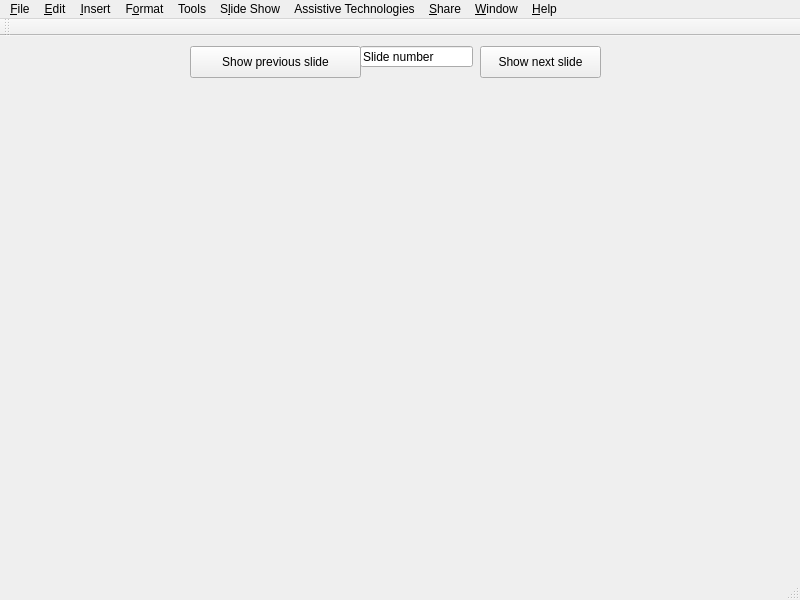
<?xml version="1.0" encoding="UTF-8"?>
<ui version="4.0">
 <class>Beamer</class>
 <widget class="QMainWindow" name="Beamer">
  <property name="geometry">
   <rect>
    <x>0</x>
    <y>0</y>
    <width>800</width>
    <height>600</height>
   </rect>
  </property>
  <property name="minimumSize">
   <size>
    <width>800</width>
    <height>600</height>
   </size>
  </property>
  <property name="windowTitle">
   <string>LaTeX Office Beamer</string>
  </property>
  <widget class="QWidget" name="centralWidget">
   <widget class="QPushButton" name="pushButton">
    <property name="geometry">
     <rect>
      <x>190</x>
      <y>10</y>
      <width>171</width>
      <height>32</height>
     </rect>
    </property>
    <property name="text">
     <string>Show previous slide</string>
    </property>
   </widget>
   <widget class="QLineEdit" name="lineEdit">
    <property name="geometry">
     <rect>
      <x>360</x>
      <y>10</y>
      <width>113</width>
      <height>21</height>
     </rect>
    </property>
    <property name="text">
     <string>Slide number</string>
    </property>
   </widget>
   <widget class="QPushButton" name="pushButton_2">
    <property name="geometry">
     <rect>
      <x>480</x>
      <y>10</y>
      <width>121</width>
      <height>32</height>
     </rect>
    </property>
    <property name="text">
     <string>Show next slide</string>
    </property>
   </widget>
  </widget>
  <widget class="QToolBar" name="mainToolBar">
   <attribute name="toolBarArea">
    <enum>TopToolBarArea</enum>
   </attribute>
   <attribute name="toolBarBreak">
    <bool>false</bool>
   </attribute>
  </widget>
  <widget class="QStatusBar" name="statusBar"/>
  <widget class="QMenuBar" name="menuBar">
   <property name="geometry">
    <rect>
     <x>0</x>
     <y>0</y>
     <width>800</width>
     <height>22</height>
    </rect>
   </property>
   <widget class="QMenu" name="menu_File">
    <property name="title">
     <string>&amp;File</string>
    </property>
    <addaction name="actionNew"/>
    <addaction name="actionOpen"/>
    <addaction name="actionClose"/>
    <addaction name="separator"/>
    <addaction name="actionSave"/>
    <addaction name="actionSave_As"/>
    <addaction name="actionSave_As_PDF"/>
    <addaction name="separator"/>
    <addaction name="actionPrint_Preview"/>
    <addaction name="actionPrint"/>
    <addaction name="separator"/>
    <addaction name="actionExit"/>
   </widget>
   <widget class="QMenu" name="menu_Edit">
    <property name="title">
     <string>&amp;Edit</string>
    </property>
    <addaction name="actionUndo"/>
    <addaction name="actionRedo"/>
    <addaction name="separator"/>
    <addaction name="actionCut"/>
    <addaction name="actionCopy"/>
    <addaction name="actionPaste"/>
    <addaction name="separator"/>
    <addaction name="actionFind"/>
   </widget>
   <widget class="QMenu" name="menu_Insert">
    <property name="title">
     <string>&amp;Insert</string>
    </property>
    <addaction name="actionEquation"/>
    <addaction name="actionPicture"/>
    <addaction name="actionTable"/>
    <addaction name="actionCode_Asset"/>
    <addaction name="separator"/>
    <addaction name="actionTable_of_Contents"/>
    <addaction name="actionBibliography"/>
   </widget>
   <widget class="QMenu" name="menuF_ormat">
    <property name="title">
     <string>F&amp;ormat</string>
    </property>
    <addaction name="actionFonts"/>
   </widget>
   <widget class="QMenu" name="menu_Share">
    <property name="title">
     <string>&amp;Share</string>
    </property>
    <addaction name="actionE_mail"/>
    <addaction name="actionDropbox"/>
    <addaction name="separator"/>
    <addaction name="actionShareSettings"/>
   </widget>
   <widget class="QMenu" name="menu_Window">
    <property name="title">
     <string>&amp;Window</string>
    </property>
    <addaction name="actionMinimize_window"/>
    <addaction name="actionMaximize"/>
    <addaction name="actionFull_Screen"/>
    <addaction name="actionMinimize_Screen"/>
    <addaction name="separator"/>
    <addaction name="actionHide_Primary_Toolbar"/>
    <addaction name="actionHide_Secondary_Toolbar"/>
    <addaction name="separator"/>
    <addaction name="actionShow_LaTeX_Code"/>
   </widget>
   <widget class="QMenu" name="menu_Help">
    <property name="title">
     <string>&amp;Help</string>
    </property>
    <addaction name="actionLaTeX_Office_Beamer_Help"/>
    <addaction name="actionLaTeX_Office_on_the_Web"/>
    <addaction name="separator"/>
    <addaction name="actionAbout_LaTeX_Office_Beamer"/>
    <addaction name="actionAbout_Qt"/>
   </widget>
   <widget class="QMenu" name="menuTools">
    <property name="title">
     <string>Tools</string>
    </property>
    <addaction name="actionPackage_Document"/>
    <addaction name="actionUnpackage_Document"/>
    <addaction name="separator"/>
    <addaction name="actionBibliography_Manager"/>
    <addaction name="actionSpelling"/>
    <addaction name="separator"/>
    <addaction name="actionCompiler_Settings"/>
    <addaction name="actionDictionary_Settings"/>
    <addaction name="actionTheme_Settings"/>
    <addaction name="actionTime_Machine_Settings"/>
   </widget>
   <widget class="QMenu" name="menuAssistive_Technologies">
    <property name="title">
     <string>Assistive Technologies</string>
    </property>
    <addaction name="actionDocument_Lock"/>
    <addaction name="actionTime_Machine"/>
    <addaction name="actionSmartKeys"/>
    <addaction name="actionSmartRemote"/>
    <addaction name="separator"/>
    <addaction name="actionCopy_Protect"/>
   </widget>
   <widget class="QMenu" name="menuS_lide_Show">
    <property name="title">
     <string>S&amp;lide Show</string>
    </property>
    <addaction name="action_View_Show"/>
   </widget>
   <addaction name="menu_File"/>
   <addaction name="menu_Edit"/>
   <addaction name="menu_Insert"/>
   <addaction name="menuF_ormat"/>
   <addaction name="menuTools"/>
   <addaction name="menuS_lide_Show"/>
   <addaction name="menuAssistive_Technologies"/>
   <addaction name="menu_Share"/>
   <addaction name="menu_Window"/>
   <addaction name="menu_Help"/>
  </widget>
  <action name="actionNew">
   <property name="enabled">
    <bool>true</bool>
   </property>
   <property name="icon">
    <iconset resource="resources.qrc">
     <normaloff>:/images/menu/new.png</normaloff>:/images/menu/new.png</iconset>
   </property>
   <property name="text">
    <string>&amp;New...</string>
   </property>
   <property name="shortcut">
    <string>Ctrl+N</string>
   </property>
  </action>
  <action name="actionOpen">
   <property name="icon">
    <iconset resource="resources.qrc">
     <normaloff>:/images/menu/open.png</normaloff>:/images/menu/open.png</iconset>
   </property>
   <property name="text">
    <string>&amp;Open...</string>
   </property>
   <property name="shortcut">
    <string>Ctrl+O</string>
   </property>
  </action>
  <action name="actionClose">
   <property name="enabled">
    <bool>false</bool>
   </property>
   <property name="text">
    <string>&amp;Close</string>
   </property>
  </action>
  <action name="actionSave">
   <property name="enabled">
    <bool>false</bool>
   </property>
   <property name="icon">
    <iconset resource="resources.qrc">
     <normaloff>:/images/menu/save.png</normaloff>:/images/menu/save.png</iconset>
   </property>
   <property name="text">
    <string>&amp;Save</string>
   </property>
   <property name="shortcut">
    <string>Ctrl+S</string>
   </property>
  </action>
  <action name="actionSave_As">
   <property name="enabled">
    <bool>false</bool>
   </property>
   <property name="text">
    <string>Save &amp;As...</string>
   </property>
  </action>
  <action name="actionDocument_Setup">
   <property name="text">
    <string>Document Setup...</string>
   </property>
  </action>
  <action name="actionPrint_Preview">
   <property name="enabled">
    <bool>false</bool>
   </property>
   <property name="icon">
    <iconset resource="resources.qrc">
     <normaloff>:/images/menu/preview.png</normaloff>:/images/menu/preview.png</iconset>
   </property>
   <property name="text">
    <string>Print Preview</string>
   </property>
  </action>
  <action name="actionPrint">
   <property name="enabled">
    <bool>false</bool>
   </property>
   <property name="icon">
    <iconset resource="resources.qrc">
     <normaloff>:/images/menu/print.png</normaloff>:/images/menu/print.png</iconset>
   </property>
   <property name="text">
    <string>P&amp;rint...</string>
   </property>
   <property name="shortcut">
    <string>Ctrl+P</string>
   </property>
  </action>
  <action name="actionExit">
   <property name="text">
    <string>E&amp;xit</string>
   </property>
  </action>
  <action name="actionUndo">
   <property name="enabled">
    <bool>false</bool>
   </property>
   <property name="icon">
    <iconset resource="resources.qrc">
     <normaloff>:/images/menu/undo.png</normaloff>:/images/menu/undo.png</iconset>
   </property>
   <property name="text">
    <string>&amp;Undo</string>
   </property>
   <property name="shortcut">
    <string>Ctrl+Z</string>
   </property>
  </action>
  <action name="actionRedo">
   <property name="enabled">
    <bool>false</bool>
   </property>
   <property name="icon">
    <iconset resource="resources.qrc">
     <normaloff>:/images/menu/redo.png</normaloff>:/images/menu/redo.png</iconset>
   </property>
   <property name="text">
    <string>&amp;Redo</string>
   </property>
   <property name="shortcut">
    <string>Ctrl+Y</string>
   </property>
  </action>
  <action name="actionCut">
   <property name="enabled">
    <bool>false</bool>
   </property>
   <property name="icon">
    <iconset resource="resources.qrc">
     <normaloff>:/images/menu/cut.png</normaloff>:/images/menu/cut.png</iconset>
   </property>
   <property name="text">
    <string>&amp;Cut</string>
   </property>
   <property name="shortcut">
    <string>Ctrl+X</string>
   </property>
  </action>
  <action name="actionCopy">
   <property name="enabled">
    <bool>false</bool>
   </property>
   <property name="icon">
    <iconset resource="resources.qrc">
     <normaloff>:/images/menu/copy.png</normaloff>:/images/menu/copy.png</iconset>
   </property>
   <property name="text">
    <string>C&amp;opy</string>
   </property>
   <property name="shortcut">
    <string>Ctrl+C</string>
   </property>
  </action>
  <action name="actionPaste">
   <property name="enabled">
    <bool>false</bool>
   </property>
   <property name="icon">
    <iconset resource="resources.qrc">
     <normaloff>:/images/menu/paste.png</normaloff>:/images/menu/paste.png</iconset>
   </property>
   <property name="text">
    <string>&amp;Paste</string>
   </property>
   <property name="shortcut">
    <string>Ctrl+V</string>
   </property>
  </action>
  <action name="actionFind">
   <property name="enabled">
    <bool>false</bool>
   </property>
   <property name="icon">
    <iconset resource="resources.qrc">
     <normaloff>:/images/menu/search.png</normaloff>:/images/menu/search.png</iconset>
   </property>
   <property name="text">
    <string>&amp;Find...</string>
   </property>
   <property name="shortcut">
    <string>Ctrl+F</string>
   </property>
  </action>
  <action name="actionBreak">
   <property name="enabled">
    <bool>false</bool>
   </property>
   <property name="icon">
    <iconset resource="resources.qrc">
     <normaloff>:/images/menu/break.png</normaloff>:/images/menu/break.png</iconset>
   </property>
   <property name="text">
    <string>Page &amp;Break</string>
   </property>
  </action>
  <action name="actionSymbol">
   <property name="enabled">
    <bool>false</bool>
   </property>
   <property name="icon">
    <iconset resource="resources.qrc">
     <normaloff>:/images/menu/symbol.png</normaloff>:/images/menu/symbol.png</iconset>
   </property>
   <property name="text">
    <string>&amp;Symbol...</string>
   </property>
  </action>
  <action name="actionEquation">
   <property name="enabled">
    <bool>false</bool>
   </property>
   <property name="icon">
    <iconset resource="resources.qrc">
     <normaloff>:/images/toolbar/equation.png</normaloff>:/images/toolbar/equation.png</iconset>
   </property>
   <property name="text">
    <string>&amp;Equation...</string>
   </property>
  </action>
  <action name="actionFootnote">
   <property name="enabled">
    <bool>false</bool>
   </property>
   <property name="icon">
    <iconset resource="resources.qrc">
     <normaloff>:/images/toolbar/footnote.png</normaloff>:/images/toolbar/footnote.png</iconset>
   </property>
   <property name="text">
    <string>&amp;Footnote...</string>
   </property>
  </action>
  <action name="actionPicture">
   <property name="enabled">
    <bool>false</bool>
   </property>
   <property name="icon">
    <iconset resource="resources.qrc">
     <normaloff>:/images/menu/picture.png</normaloff>:/images/menu/picture.png</iconset>
   </property>
   <property name="text">
    <string>&amp;Picture...</string>
   </property>
  </action>
  <action name="actionHyperlink">
   <property name="enabled">
    <bool>false</bool>
   </property>
   <property name="icon">
    <iconset resource="resources.qrc">
     <normaloff>:/images/menu/link.png</normaloff>:/images/menu/link.png</iconset>
   </property>
   <property name="text">
    <string>&amp;Hyperlink..</string>
   </property>
   <property name="shortcut">
    <string>Ctrl+K</string>
   </property>
  </action>
  <action name="actionSpelling">
   <property name="enabled">
    <bool>false</bool>
   </property>
   <property name="icon">
    <iconset resource="resources.qrc">
     <normaloff>:/images/menu/spelling.png</normaloff>:/images/menu/spelling.png</iconset>
   </property>
   <property name="text">
    <string>&amp;Spelling...</string>
   </property>
  </action>
  <action name="actionLaTeX_Office_Beamer_Help">
   <property name="icon">
    <iconset resource="resources.qrc">
     <normaloff>:/images/menu/help.png</normaloff>:/images/menu/help.png</iconset>
   </property>
   <property name="text">
    <string>LaTeX Office Beamer &amp;Help</string>
   </property>
   <property name="shortcut">
    <string>Ctrl+Shift+'</string>
   </property>
  </action>
  <action name="actionAbout_LaTeX_Office_Beamer">
   <property name="text">
    <string>&amp;About LaTeX Office Beamer</string>
   </property>
  </action>
  <action name="actionTable">
   <property name="enabled">
    <bool>false</bool>
   </property>
   <property name="icon">
    <iconset resource="resources.qrc">
     <normaloff>:/images/menu/table.png</normaloff>:/images/menu/table.png</iconset>
   </property>
   <property name="text">
    <string>&amp;Table...</string>
   </property>
  </action>
  <action name="actionBold">
   <property name="enabled">
    <bool>false</bool>
   </property>
   <property name="icon">
    <iconset resource="resources.qrc">
     <normaloff>:/images/toolbar/bold.png</normaloff>:/images/toolbar/bold.png</iconset>
   </property>
   <property name="text">
    <string>Bold</string>
   </property>
   <property name="shortcut">
    <string>Ctrl+B</string>
   </property>
  </action>
  <action name="actionItalic">
   <property name="enabled">
    <bool>false</bool>
   </property>
   <property name="icon">
    <iconset resource="resources.qrc">
     <normaloff>:/images/toolbar/italic.png</normaloff>:/images/toolbar/italic.png</iconset>
   </property>
   <property name="text">
    <string>Italic</string>
   </property>
   <property name="shortcut">
    <string>Ctrl+I</string>
   </property>
  </action>
  <action name="actionUnderline">
   <property name="enabled">
    <bool>false</bool>
   </property>
   <property name="icon">
    <iconset resource="resources.qrc">
     <normaloff>:/images/toolbar/underline.png</normaloff>:/images/toolbar/underline.png</iconset>
   </property>
   <property name="text">
    <string>Underline</string>
   </property>
   <property name="shortcut">
    <string>Ctrl+U</string>
   </property>
  </action>
  <action name="actionStrikeThrough">
   <property name="enabled">
    <bool>false</bool>
   </property>
   <property name="icon">
    <iconset resource="resources.qrc">
     <normaloff>:/images/toolbar/strikethrough.png</normaloff>:/images/toolbar/strikethrough.png</iconset>
   </property>
   <property name="text">
    <string>StrikeThrough</string>
   </property>
   <property name="shortcut">
    <string>Ctrl+T</string>
   </property>
  </action>
  <action name="actionSmall_Caps">
   <property name="enabled">
    <bool>false</bool>
   </property>
   <property name="icon">
    <iconset resource="resources.qrc">
     <normaloff>:/images/toolbar/smallcaps.png</normaloff>:/images/toolbar/smallcaps.png</iconset>
   </property>
   <property name="text">
    <string>Small Caps</string>
   </property>
   <property name="shortcut">
    <string>Ctrl+M</string>
   </property>
  </action>
  <action name="actionEmphatize">
   <property name="enabled">
    <bool>false</bool>
   </property>
   <property name="icon">
    <iconset resource="resources.qrc">
     <normaloff>:/images/toolbar/emphatize.png</normaloff>:/images/toolbar/emphatize.png</iconset>
   </property>
   <property name="text">
    <string>Emphatize</string>
   </property>
   <property name="shortcut">
    <string>Ctrl+E</string>
   </property>
  </action>
  <action name="actionLeft_Align">
   <property name="enabled">
    <bool>false</bool>
   </property>
   <property name="icon">
    <iconset resource="resources.qrc">
     <normaloff>:/images/toolbar/leftalign.png</normaloff>:/images/toolbar/leftalign.png</iconset>
   </property>
   <property name="text">
    <string>Left Align</string>
   </property>
   <property name="shortcut">
    <string>Ctrl+Left</string>
   </property>
  </action>
  <action name="actionCenter_Align">
   <property name="enabled">
    <bool>false</bool>
   </property>
   <property name="icon">
    <iconset resource="resources.qrc">
     <normaloff>:/images/toolbar/centeralign.png</normaloff>:/images/toolbar/centeralign.png</iconset>
   </property>
   <property name="text">
    <string>Center Align</string>
   </property>
   <property name="shortcut">
    <string>Ctrl+Down, Ctrl+Up</string>
   </property>
  </action>
  <action name="actionRight_Align">
   <property name="enabled">
    <bool>false</bool>
   </property>
   <property name="icon">
    <iconset resource="resources.qrc">
     <normaloff>:/images/toolbar/rightalign.png</normaloff>:/images/toolbar/rightalign.png</iconset>
   </property>
   <property name="text">
    <string>Right Align</string>
   </property>
   <property name="shortcut">
    <string>Ctrl+Right</string>
   </property>
  </action>
  <action name="actionJustify">
   <property name="enabled">
    <bool>false</bool>
   </property>
   <property name="icon">
    <iconset resource="resources.qrc">
     <normaloff>:/images/toolbar/justify.png</normaloff>:/images/toolbar/justify.png</iconset>
   </property>
   <property name="text">
    <string>Justify</string>
   </property>
   <property name="shortcut">
    <string>Ctrl+J</string>
   </property>
  </action>
  <action name="actionItemize_List">
   <property name="enabled">
    <bool>false</bool>
   </property>
   <property name="icon">
    <iconset resource="resources.qrc">
     <normaloff>:/images/toolbar/itemize.png</normaloff>:/images/toolbar/itemize.png</iconset>
   </property>
   <property name="text">
    <string>Itemize List</string>
   </property>
  </action>
  <action name="actionEnumerate_List">
   <property name="enabled">
    <bool>false</bool>
   </property>
   <property name="icon">
    <iconset resource="resources.qrc">
     <normaloff>:/images/toolbar/enumerate.png</normaloff>:/images/toolbar/enumerate.png</iconset>
   </property>
   <property name="text">
    <string>Enumerate List</string>
   </property>
  </action>
  <action name="actionDocument_Preamble">
   <property name="enabled">
    <bool>false</bool>
   </property>
   <property name="text">
    <string>Document Preamble...</string>
   </property>
  </action>
  <action name="actionCompiler_Settings">
   <property name="text">
    <string>Compiler Settings...</string>
   </property>
  </action>
  <action name="actionChapter">
   <property name="enabled">
    <bool>false</bool>
   </property>
   <property name="text">
    <string>Chapter...</string>
   </property>
   <property name="toolTip">
    <string>Add a new chapter</string>
   </property>
   <property name="shortcut">
    <string>Ctrl+1</string>
   </property>
  </action>
  <action name="actionSection">
   <property name="enabled">
    <bool>false</bool>
   </property>
   <property name="text">
    <string>Section...</string>
   </property>
   <property name="toolTip">
    <string>Add a new section</string>
   </property>
   <property name="shortcut">
    <string>Ctrl+2</string>
   </property>
  </action>
  <action name="actionSub_Section">
   <property name="enabled">
    <bool>false</bool>
   </property>
   <property name="text">
    <string>Sub Section...</string>
   </property>
   <property name="toolTip">
    <string>Add a new sub section</string>
   </property>
   <property name="shortcut">
    <string>Ctrl+3</string>
   </property>
  </action>
  <action name="actionSub_Sub_Section">
   <property name="enabled">
    <bool>false</bool>
   </property>
   <property name="text">
    <string>Sub Sub Section...</string>
   </property>
   <property name="toolTip">
    <string>Add a new sub sub section</string>
   </property>
   <property name="shortcut">
    <string>Ctrl+4</string>
   </property>
  </action>
  <action name="actionPackage_Document">
   <property name="enabled">
    <bool>false</bool>
   </property>
   <property name="text">
    <string>Package Document...</string>
   </property>
  </action>
  <action name="actionUnpackage_Document">
   <property name="enabled">
    <bool>true</bool>
   </property>
   <property name="text">
    <string>Unpackage Document...</string>
   </property>
  </action>
  <action name="actionParagraph">
   <property name="enabled">
    <bool>false</bool>
   </property>
   <property name="text">
    <string>Paragraph...</string>
   </property>
   <property name="shortcut">
    <string>Ctrl+5</string>
   </property>
  </action>
  <action name="actionTable_of_Contents">
   <property name="checkable">
    <bool>true</bool>
   </property>
   <property name="enabled">
    <bool>false</bool>
   </property>
   <property name="text">
    <string>Table of Contents</string>
   </property>
  </action>
  <action name="actionAbout_Qt">
   <property name="text">
    <string>About Qt</string>
   </property>
  </action>
  <action name="actionBibliography_Manager">
   <property name="enabled">
    <bool>false</bool>
   </property>
   <property name="text">
    <string>Bibliography Manager...</string>
   </property>
  </action>
  <action name="actionBibliography">
   <property name="checkable">
    <bool>true</bool>
   </property>
   <property name="enabled">
    <bool>false</bool>
   </property>
   <property name="text">
    <string>Bibliography</string>
   </property>
  </action>
  <action name="actionDictionary_Settings">
   <property name="text">
    <string>Dictionary Settings...</string>
   </property>
  </action>
  <action name="actionGoal">
   <property name="enabled">
    <bool>false</bool>
   </property>
   <property name="icon">
    <iconset resource="resources.qrc">
     <normaloff>:/images/menu/goal.png</normaloff>:/images/menu/goal.png</iconset>
   </property>
   <property name="text">
    <string>Goal...</string>
   </property>
   <property name="shortcut">
    <string>Ctrl+G</string>
   </property>
  </action>
  <action name="actionDocument_Lock">
   <property name="enabled">
    <bool>false</bool>
   </property>
   <property name="text">
    <string>Document Lock...</string>
   </property>
  </action>
  <action name="actionTime_Machine">
   <property name="enabled">
    <bool>false</bool>
   </property>
   <property name="text">
    <string>Time Machine...</string>
   </property>
  </action>
  <action name="actionE_mail">
   <property name="enabled">
    <bool>false</bool>
   </property>
   <property name="text">
    <string>E-mail...</string>
   </property>
  </action>
  <action name="actionShareSettings">
   <property name="text">
    <string>Share Settings...</string>
   </property>
  </action>
  <action name="actionDropbox">
   <property name="enabled">
    <bool>false</bool>
   </property>
   <property name="text">
    <string>Dropbox...</string>
   </property>
  </action>
  <action name="actionCode_Asset">
   <property name="enabled">
    <bool>false</bool>
   </property>
   <property name="icon">
    <iconset resource="resources.qrc">
     <normaloff>:/images/menu/codeasset.png</normaloff>:/images/menu/codeasset.png</iconset>
   </property>
   <property name="text">
    <string>Code Asset...</string>
   </property>
  </action>
  <action name="actionSmartKeys">
   <property name="enabled">
    <bool>true</bool>
   </property>
   <property name="text">
    <string>SmartKeys...</string>
   </property>
  </action>
  <action name="actionTheme_Settings">
   <property name="text">
    <string>Theme Settings...</string>
   </property>
  </action>
  <action name="actionMinimize_window">
   <property name="text">
    <string>Minimize</string>
   </property>
   <property name="shortcut">
    <string>Ctrl+M</string>
   </property>
  </action>
  <action name="actionFull_Screen">
   <property name="text">
    <string>Full Screen</string>
   </property>
   <property name="shortcut">
    <string>Meta+Shift+F</string>
   </property>
  </action>
  <action name="actionHide_Primary_Toolbar">
   <property name="checkable">
    <bool>true</bool>
   </property>
   <property name="enabled">
    <bool>false</bool>
   </property>
   <property name="text">
    <string>Hide Primary Toolbar</string>
   </property>
  </action>
  <action name="actionHide_Secondary_Toolbar">
   <property name="checkable">
    <bool>true</bool>
   </property>
   <property name="checked">
    <bool>true</bool>
   </property>
   <property name="enabled">
    <bool>false</bool>
   </property>
   <property name="text">
    <string>Hide Secondary Toolbar</string>
   </property>
  </action>
  <action name="actionHide_Document_Structure_List">
   <property name="checkable">
    <bool>true</bool>
   </property>
   <property name="enabled">
    <bool>false</bool>
   </property>
   <property name="text">
    <string>Hide Document Structure List</string>
   </property>
  </action>
  <action name="actionMaximize">
   <property name="text">
    <string>Maximize</string>
   </property>
   <property name="shortcut">
    <string>Ctrl+Shift+M</string>
   </property>
  </action>
  <action name="actionMinimize_Screen">
   <property name="text">
    <string>Minimize Screen</string>
   </property>
   <property name="shortcut">
    <string>Meta+Shift+M</string>
   </property>
  </action>
  <action name="actionShow_LaTeX_Code">
   <property name="enabled">
    <bool>false</bool>
   </property>
   <property name="icon">
    <iconset resource="resources.qrc">
     <normaloff>:/images/toolbar/tex.png</normaloff>:/images/toolbar/tex.png</iconset>
   </property>
   <property name="text">
    <string>Show LaTeX Code...</string>
   </property>
  </action>
  <action name="actionTime_Machine_Settings">
   <property name="text">
    <string>Time Machine Settings...</string>
   </property>
  </action>
  <action name="actionList_of_Figures">
   <property name="checkable">
    <bool>true</bool>
   </property>
   <property name="enabled">
    <bool>false</bool>
   </property>
   <property name="text">
    <string>List of Figures</string>
   </property>
  </action>
  <action name="actionList_of_Tables">
   <property name="checkable">
    <bool>true</bool>
   </property>
   <property name="enabled">
    <bool>false</bool>
   </property>
   <property name="text">
    <string>List of Tables</string>
   </property>
  </action>
  <action name="actionCite">
   <property name="enabled">
    <bool>false</bool>
   </property>
   <property name="icon">
    <iconset resource="resources.qrc">
     <normaloff>:/images/menu/comment.png</normaloff>:/images/menu/comment.png</iconset>
   </property>
   <property name="text">
    <string>Cite</string>
   </property>
  </action>
  <action name="actionLaTeX_Office_on_the_Web">
   <property name="text">
    <string>LaTeX Office on the &amp;Web</string>
   </property>
  </action>
  <action name="actionCopy_Protect">
   <property name="checkable">
    <bool>false</bool>
   </property>
   <property name="checked">
    <bool>false</bool>
   </property>
   <property name="enabled">
    <bool>false</bool>
   </property>
   <property name="text">
    <string>Copy Protect</string>
   </property>
  </action>
  <action name="actionReference">
   <property name="icon">
    <iconset resource="resources.qrc">
     <normaloff>:/images/toolbar/reference.png</normaloff>:/images/toolbar/reference.png</iconset>
   </property>
   <property name="text">
    <string>Reference</string>
   </property>
  </action>
  <action name="actionFonts">
   <property name="enabled">
    <bool>false</bool>
   </property>
   <property name="icon">
    <iconset resource="resources.qrc">
     <normaloff>:/images/menu/fonts.png</normaloff>:/images/menu/fonts.png</iconset>
   </property>
   <property name="text">
    <string>Fonts...</string>
   </property>
  </action>
  <action name="actionTextColor">
   <property name="enabled">
    <bool>false</bool>
   </property>
   <property name="icon">
    <iconset resource="resources.qrc">
     <normaloff>:/images/toolbar/foreground.png</normaloff>:/images/toolbar/foreground.png</iconset>
   </property>
   <property name="text">
    <string>TextColor</string>
   </property>
  </action>
  <action name="actionSave_As_PDF">
   <property name="enabled">
    <bool>false</bool>
   </property>
   <property name="icon">
    <iconset resource="resources.qrc">
     <normaloff>:/images/menu/pdf.png</normaloff>:/images/menu/pdf.png</iconset>
   </property>
   <property name="text">
    <string>Save As PDF...</string>
   </property>
  </action>
  <action name="actionSmartRemote">
   <property name="enabled">
    <bool>false</bool>
   </property>
   <property name="text">
    <string>SmartRemote...</string>
   </property>
  </action>
  <action name="action_View_Show">
   <property name="enabled">
    <bool>false</bool>
   </property>
   <property name="icon">
    <iconset resource="resources.qrc">
     <normaloff>:/images/menu/slideshow.png</normaloff>:/images/menu/slideshow.png</iconset>
   </property>
   <property name="text">
    <string>&amp;View Show...</string>
   </property>
  </action>
 </widget>
 <layoutdefault spacing="6" margin="11"/>
 <resources>
  <include location="resources.qrc"/>
 </resources>
 <connections/>
</ui>
